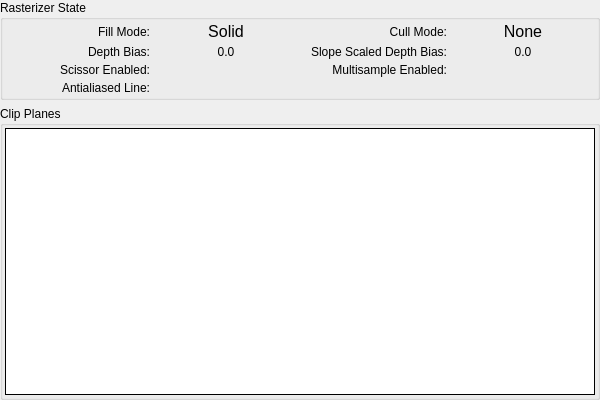
         <widget class="QWidget" name="rsScrollContents">
          <property name="geometry">
           <rect>
            <x>0</x>
            <y>0</y>
            <width>600</width>
            <height>400</height>
           </rect>
          </property>
          <layout class="QVBoxLayout" name="rsScrollLayout">
           <property name="leftMargin">
            <number>0</number>
           </property>
           <property name="topMargin">
            <number>0</number>
           </property>
           <property name="rightMargin">
            <number>0</number>
           </property>
           <property name="bottomMargin">
            <number>0</number>
           </property>
           <item>
            <widget class="QGroupBox" name="rsState">
             <property name="title">
              <string>Rasterizer State</string>
             </property>
             <layout class="QGridLayout" name="rsStateLayout">
              <property name="leftMargin">
               <number>2</number>
              </property>
              <property name="topMargin">
               <number>2</number>
              </property>
              <property name="rightMargin">
               <number>2</number>
              </property>
              <property name="bottomMargin">
               <number>2</number>
              </property>
              <property name="spacing">
               <number>4</number>
              </property>
              <item row="0" column="0">
               <widget class="QLabel" name="fillModeLabel">
                <property name="text">
                 <string>Fill Mode:</string>
                </property>
                <property name="alignment">
                 <set>Qt::AlignRight|Qt::AlignTrailing|Qt::AlignVCenter</set>
                </property>
               </widget>
              </item>
              <item row="0" column="1">
               <widget class="QLabel" name="fillMode">
                <property name="font">
                 <font>
                  <pointsize>12</pointsize>
                 </font>
                </property>
                <property name="text">
                 <string>Solid</string>
                </property>
                <property name="alignment">
                 <set>Qt::AlignCenter</set>
                </property>
                <property name="margin">
                 <number>4</number>
                </property>
               </widget>
              </item>
              <item row="0" column="2">
               <widget class="QLabel" name="cullModeLabel">
                <property name="text">
                 <string>Cull Mode:</string>
                </property>
                <property name="alignment">
                 <set>Qt::AlignRight|Qt::AlignTrailing|Qt::AlignVCenter</set>
                </property>
               </widget>
              </item>
              <item row="0" column="3">
               <widget class="QLabel" name="cullMode">
                <property name="font">
                 <font>
                  <pointsize>12</pointsize>
                 </font>
                </property>
                <property name="text">
                 <string>None</string>
                </property>
                <property name="alignment">
                 <set>Qt::AlignCenter</set>
                </property>
                <property name="margin">
                 <number>4</number>
                </property>
               </widget>
              </item>
              <item row="1" column="0">
               <widget class="QLabel" name="depthBiasLabel">
                <property name="text">
                 <string>Depth Bias:</string>
                </property>
                <property name="alignment">
                 <set>Qt::AlignRight|Qt::AlignTrailing|Qt::AlignVCenter</set>
                </property>
               </widget>
              </item>
              <item row="1" column="1">
               <widget class="QLabel" name="depthBias">
                <property name="text">
                 <string>0.0</string>
                </property>
                <property name="alignment">
                 <set>Qt::AlignCenter</set>
                </property>
               </widget>
              </item>
              <item row="1" column="2">
               <widget class="QLabel" name="slopeScaledDepthBiasLabel">
                <property name="text">
                 <string>Slope Scaled Depth Bias:</string>
                </property>
                <property name="alignment">
                 <set>Qt::AlignRight|Qt::AlignTrailing|Qt::AlignVCenter</set>
                </property>
               </widget>
              </item>
              <item row="1" column="3">
               <widget class="QLabel" name="slopeScaledDepthBias">
                <property name="text">
                 <string>0.0</string>
                </property>
                <property name="alignment">
                 <set>Qt::AlignCenter</set>
                </property>
               </widget>
              </item>
              <item row="2" column="0">
               <widget class="QLabel" name="rsScissorEnabledLabel">
                <property name="text">
                 <string>Scissor Enabled:</string>
                </property>
                <property name="alignment">
                 <set>Qt::AlignRight|Qt::AlignTrailing|Qt::AlignVCenter</set>
                </property>
               </widget>
              </item>
              <item row="2" column="1">
               <widget class="QLabel" name="rsScissorEnabled">
                <property name="text">
                 <string/>
                </property>
                <property name="pixmap">
                 <pixmap resource="../../Resources/resources.qrc">:/cross.png</pixmap>
                </property>
                <property name="alignment">
                 <set>Qt::AlignCenter</set>
                </property>
               </widget>
              </item>
              <item row="2" column="2">
               <widget class="QLabel" name="rsMultisampleEnabledLabel">
                <property name="text">
                 <string>Multisample Enabled:</string>
                </property>
                <property name="alignment">
                 <set>Qt::AlignRight|Qt::AlignTrailing|Qt::AlignVCenter</set>
                </property>
               </widget>
              </item>
              <item row="2" column="3">
               <widget class="QLabel" name="rsMultisampleEnabled">
                <property name="text">
                 <string/>
                </property>
                <property name="pixmap">
                 <pixmap resource="../../Resources/resources.qrc">:/cross.png</pixmap>
                </property>
                <property name="alignment">
                 <set>Qt::AlignCenter</set>
                </property>
               </widget>
              </item>
              <item row="3" column="0">
               <widget class="QLabel" name="rsAntialiasedLineEnabledLabel">
                <property name="text">
                 <string>Antialiased Line:</string>
                </property>
                <property name="alignment">
                 <set>Qt::AlignRight|Qt::AlignTrailing|Qt::AlignVCenter</set>
                </property>
               </widget>
              </item>
              <item row="3" column="1">
               <widget class="QLabel" name="rsAntialiasedLineEnabled">
                <property name="text">
                 <string/>
                </property>
                <property name="pixmap">
                 <pixmap resource="../../Resources/resources.qrc">:/cross.png</pixmap>
                </property>
                <property name="alignment">
                 <set>Qt::AlignCenter</set>
                </property>
               </widget>
              </item>
             </layout>
            </widget>
           </item>
           <item>
            <widget class="CollapseGroupBox" name="rsClipPlanesGroup">
             <property name="sizePolicy">
              <sizepolicy hsizetype="Preferred" vsizetype="Expanding">
               <horstretch>0</horstretch>
               <verstretch>1</verstretch>
              </sizepolicy>
             </property>
             <property name="title">
              <string>Clip Planes</string>
             </property>
             <layout class="QHBoxLayout" name="rsClipPlanesLayout">
              <property name="leftMargin">
               <number>2</number>
              </property>
              <property name="topMargin">
               <number>2</number>
              </property>
              <property name="rightMargin">
               <number>2</number>
              </property>
              <property name="bottomMargin">
               <number>2</number>
              </property>
              <item>
               <widget class="RDTreeWidget" name="rsClipPlanes">
                <property name="frameShape">
                 <enum>QFrame::Box</enum>
                </property>
                <property name="frameShadow">
                 <enum>QFrame::Plain</enum>
                </property>
                <property name="editTriggers">
                 <set>QAbstractItemView::NoEditTriggers</set>
                </property>
                <property name="showDropIndicator" stdset="0">
                 <bool>false</bool>
                </property>
                <property name="indentation">
                 <number>0</number>
                </property>
                <property name="rootIsDecorated">
                 <bool>false</bool>
                </property>
                <property name="itemsExpandable">
                 <bool>false</bool>
                </property>
                <property name="allColumnsShowFocus">
                 <bool>true</bool>
                </property>
                <property name="expandsOnDoubleClick">
                 <bool>false</bool>
                </property>
                <attribute name="headerStretchLastSection">
                 <bool>false</bool>
                </attribute>
               </widget>
              </item>
             </layout>
            </widget>
           </item>
           <item>
            <spacer name="rsVerticalSpacer">
             <property name="orientation">
              <enum>Qt::Vertical</enum>
             </property>
             <property name="sizeType">
              <enum>QSizePolicy::MinimumExpanding</enum>
             </property>
             <property name="sizeHint" stdset="0">
              <size>
               <width>0</width>
               <height>0</height>
              </size>
             </property>
            </spacer>
           </item>
          </layout>
         </widget>
